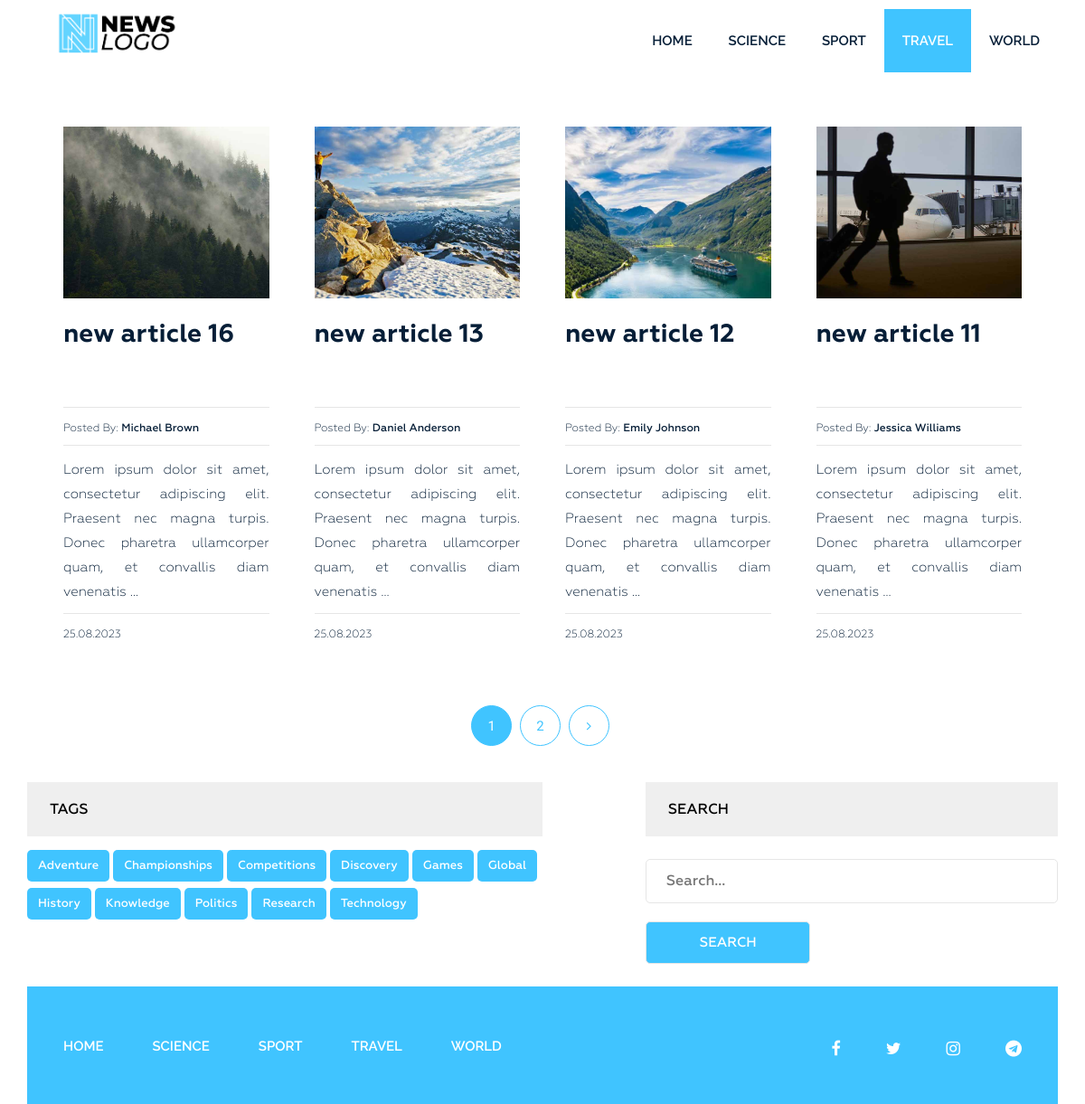
/category/travel/, run on the app's committed database.
### news/models.py (models this page shows, shortened)
class Category(models.Model):
    title = models.CharField(max_length=255)
    slug = models.SlugField(max_length=255, verbose_name='Category_url', unique=True)
    def __str__(self):
        return self.title
    def get_absolute_url(self):
        return reverse('category', kwargs={"slug": self.slug})
    class Meta:
        verbose_name = 'Category(s)'
        verbose_name_plural = 'Categories'
        ordering = ['title']

class Post(models.Model):
    title = models.CharField(max_length=255, verbose_name='Name')
    slug = models.SlugField(max_length=255, unique=True, verbose_name='Link')
    author = models.CharField(max_length=100, verbose_name='Author')
    content = models.TextField(blank=True, verbose_name='Content')
    created_at = models.DateTimeField(auto_now_add=True, verbose_name='Published')
    photo = models.ImageField(upload_to='photos/%Y/%m/%d/', blank=True, verbose_name='Photo')
    views = models.IntegerField(default=0, verbose_name='Number of views')
    category = models.ForeignKey(Category, on_delete=models.PROTECT, related_name='posts', verbose_name='Category')
    tags = models.ManyToManyField(Tag, blank=True, related_name='posts', verbose_name='Tag')
    is_published = models.BooleanField(default=True)
    def get_absolute_url(self):
        return reverse('post', kwargs={"slug": self.slug})
    class Meta:
        verbose_name = 'Article(s)'
        verbose_name_plural = 'Articles'
        ordering = ['-created_at']

class Tag(models.Model):
    title = models.CharField(max_length=50)
    slug = models.SlugField(max_length=50, verbose_name='Slug_url', unique=True)
    def get_absolute_url(self):
        return reverse('tag', kwargs={"slug": self.slug})
    class Meta:
        verbose_name = 'Tag'
        verbose_name_plural = 'Tags'
        ordering = ['title']

### news/views.py (the view)
# urls.py: path('category/<str:slug>/', PostsByCategory.as_view(), name='category'),
class PostsByCategory(ListView):
    template_name = 'news/category.html'
    context_object_name = 'posts'
    paginate_by = 4
    allow_empty = False
    def get_queryset(self):
        queryset = Post.objects.filter(category__slug=self.kwargs['slug']).order_by('-created_at')
        if not queryset.exists():
            raise Http404("No posts found in this category.")
        return queryset
    def get_context_data(self, *, object_list=None, **kwargs):
        context = super().get_context_data(**kwargs)
        context['title'] = Category.objects.get(slug=self.kwargs['slug'])
        return context

### news/templatetags/menu.py (called while the page is built)
@register.inclusion_tag('news/menu_tpl.html')
def show_menu(menu_class='menu'):
    categories = Category.objects.all()
    return {"categories": categories, "menu_class": menu_class}

### news/templatetags/sidebar.py (called while the page is built)
@register.inclusion_tag('news/tags_tpl.html')
def get_tags():
    tags = Tag.objects.all()
    return {"tags": tags}

### news/templates/news/category.html (shortened to what this page needs)
{% extends 'base.html' %}
{% load static %}
{% load sidebar %}
{% block content %}
<section class="blog-post-area">
    <div class="container">
        <div class="row">
            <div class="blog-post-area-style">
                {% for post in posts %}
                    <div class="col-md-3">
                        <div class="single-post">
                            <div class="main-img">
                                {% if post.photo %}
                                <img src="{{ post.photo.url }}" alt="{{ post.title }}">
                                {% else %}
                                <img src="{% static 'img/no-image.jpeg'%}" alt="{{ post.title }}" height="201" width="300">
                                {% endif %}
                            </div>
                            <h3><a href="{{ post.get_absolute_url }}">{{ post.title|truncatewords_html:7|safe }}</a></h3>
                            <h4><span>Posted By: <span class="author-name">{{ post.author }}</span></span></h4>
                            <a href="{{ post.get_absolute_url }}"><p>{{ post.content|truncatewords_html:20|safe }}</p></a>
                            <h4><span>{{ post.created_at|date:"d.m.Y" }}</span></h4>
                        </div>
                    </div>
                {% endfor %}
            </div>
        </div>
        {% if page_obj.has_other_pages %}
            <div class="pegination">
                <div class="nav-links">
                    {% for p in page_obj.paginator.page_range %}
                        {% if page_obj.number == p %}
                        <span class="page-numbers current">{{ p }}</span>
                        {% elif p > page_obj.number|add:-3 and p < page_obj.number|add:3 %}
                        <a class="page-numbers" href="?page={{ p }}">{{ p }}</a>
                        {% endif %}
                    {% endfor %}
                    {% if page_obj.has_next %}
                    <a class="page-numbers" href="?page={{ page_obj.next_page_number }}"><i class="fa fa-angle-right" aria-hidden="true"></i></a>
                    {% endif %}
                </div>
            </div>
        {% endif %}
        <section class="main-nav single-blog-area">
            <div class="right-tags">
                {% get_tags %}
            </div>
            <div class="left-search newsletter">
                <h2 class="sidebar-title main-tl">Search</h2>
                <form action="{% url 'search' %}" method="get">
                    <input type="text" name="s" id="" placeholder="Search...">
                    <input type="submit" value="Search">
                </form>
            </div>
        </section>
    </div>
</section>
{% endblock %}

### news/templates/news/tags_tpl.html
<div class="tags">
    <h2 class="sidebar-title main-tl">Tags</h2>
    {% for tag in tags %}
    <p><a href="{{ tag.get_absolute_url }}">{{ tag.title }}</a></p>
    {% endfor %}
</div>

### news_app/static/slider.css (style rules this page uses)
p { position: relative; font-size: 24px; text-align: center; display: block; align-items: center; vertical-align: center; }
.overlay-content p, a { color: #ffffff; }

### data on the page
Category: title "SCIENCE"
Category: title "SPORT"
Category: title "TRAVEL"
Category: title "WORLD"
Post: photo (picture), title "new article 16", author "Michael Brown", content "Lorem ipsum dolor sit amet, consectetur adipiscing elit. Praesent nec magna turpis. Donec pharetra ullamcorper quam, et convallis diam venenatis …", created_at "25.08.2023"
Post: photo (picture), title "new article 13", author "Daniel Anderson", content "Lorem ipsum dolor sit amet, consectetur adipiscing elit. Praesent nec magna turpis. Donec pharetra ullamcorper quam, et convallis diam venenatis …", created_at "25.08.2023"
Post: photo (picture), title "new article 12", author "Emily Johnson", content "Lorem ipsum dolor sit amet, consectetur adipiscing elit. Praesent nec magna turpis. Donec pharetra ullamcorper quam, et convallis diam venenatis …", created_at "25.08.2023"
Post: photo (picture), title "new article 11", author "Jessica Williams", content "Lorem ipsum dolor sit amet, consectetur adipiscing elit. Praesent nec magna turpis. Donec pharetra ullamcorper quam, et convallis diam venenatis …", created_at "25.08.2023"
Tag: title "Adventure"
Tag: title "Championships"
Tag: title "Competitions"
Tag: title "Discovery"
Tag: title "Games"
Tag: title "Global"
Tag: title "History"
Tag: title "Knowledge"
Tag: title "Politics"
Tag: title "Research"
Tag: title "Technology"

### other printed values
{{ p }} "1"
{{ p }} "2"
